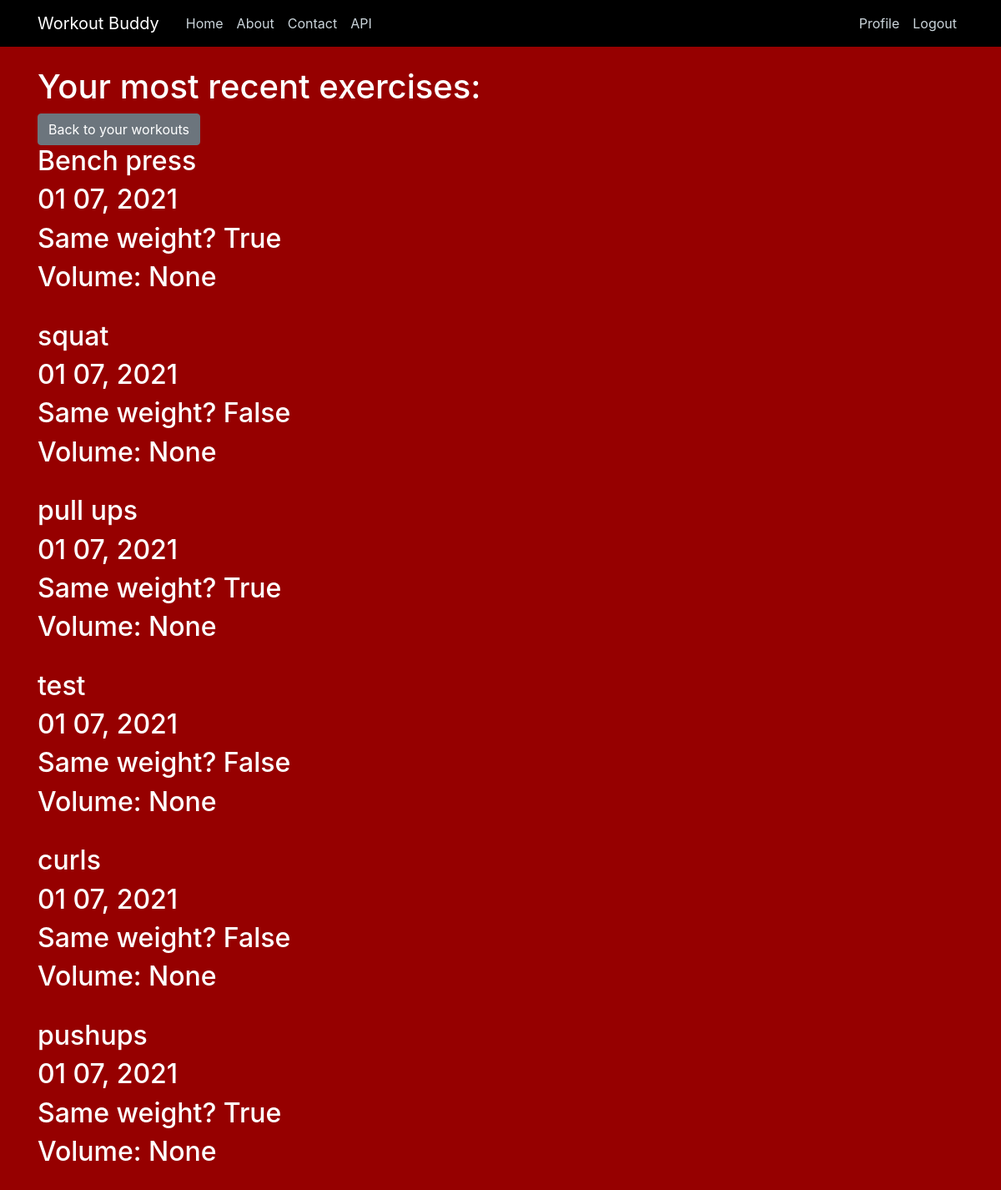
Screenshot of /workouts/19/exercises/ (signed in) with the database file from the repository.
### exercises/models.py (models this page shows, shortened)
class Exercises(models.Model):
    workout_id = models.ForeignKey(Workouts, default=None, on_delete=models.CASCADE) #delete exercise if workout it is associated with is deleted.
    date = models.DateField()
    exercise = models.CharField(max_length=50)
    sameWeight = models.BooleanField(default=False)
    totalVolume = models.IntegerField(null=True, blank=True) #is able to be null or blank. Will be auto filled in by after exercises details are inputted.

### main/views.py (the view)
# urls.py: path('workouts/<int:pk>/exercises/', main_views.WorkoutExercisesListView.as_view(), name='workout-exercises'), #use view from exercises.
class WorkoutExercisesListView(LoginRequiredMixin, UserPassesTestMixin, ListView):
    model = Exercises
    template_name = '/exercises/templates/exercises/exercises.html'
    context_object_name = 'exercises'
    def get_queryset(self):
        workoutpk = self.kwargs['pk']
        workout = Workouts.objects.get(pk=workoutpk)
        queryset = Exercises.objects.filter(workout_id=workoutpk) #date=workout.date
        return queryset.order_by('-date') #order by newest date to oldest.
    def test_func(self):
        workout = Workouts.objects.get(pk=self.kwargs['pk'])
        if self.request.user == workout.username:
            return True
        else:
            return False

### exercises/templates/exercises/exercises_list.html
{% extends "main/base.html" %}
{% block content %}
    {% if user.is_authenticated %}
    <h1>Your most recent exercises: </h1>
    <a class="btn btn-secondary" href="{% url 'workouts' %}">Back to your workouts</a>
    <br />
        {% for exercise in exercises %}
            <h2>{{ exercise.exercise }}</h2>
            <h2>{{ exercise.date|date:"m d, Y" }}</h2>
            <h2>Same weight? {{ exercise.sameWeight }}</h2>
            <h2>Volume: {{ exercise.totalVolume }}</h2>
            <br />
        {% endfor %}
    {% else %}
        <h2>Login to view or edit your workouts</h2>
        <a href="{% url 'login' %}">Login</a>
        <br />
        <h2>Or register if you don't have an account to log into</h2>
        <a href="{% url 'register' %}">Register now!</a>
    {% endif %}
{% endblock content %}

### main/static/main/main.css (style rules this page uses)
body { background: #960000; color: #333333; margin-top: 5rem; }
h1, h2, h3, h4, h5, h6 { color: #ffffff; }

### rows the page displays
Exercises: exercise "Bench press", date "01 07, 2021", sameWeight "True", totalVolume "None"
Exercises: exercise "squat", date "01 07, 2021", sameWeight "False", totalVolume "None"
Exercises: exercise "pull ups", date "01 07, 2021", sameWeight "True", totalVolume "None"
Exercises: exercise "test", date "01 07, 2021", sameWeight "False", totalVolume "None"
Exercises: exercise "curls", date "01 07, 2021", sameWeight "False", totalVolume "None"
Exercises: exercise "pushups", date "01 07, 2021", sameWeight "True", totalVolume "None"
